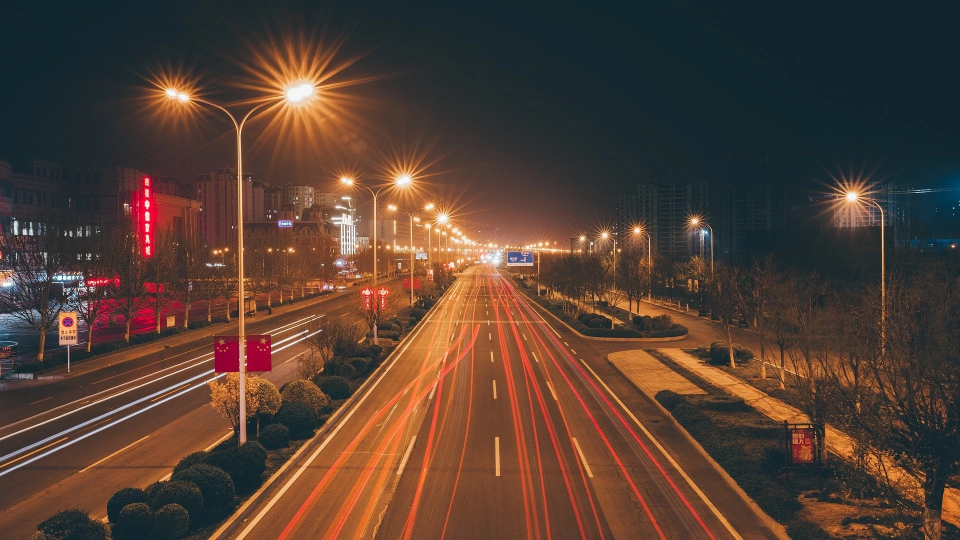
#> input picture Deep_Learning/OpenCV/images/road.jpg, 1920 x 1080 px (shown at 1/2 size)
$ python OpenCV41.py   (older library calls are emulated)
#> lines starting #> are read from the running program, lines starting #| are printed output that depends on the picture; after the words box and inside, x2 and y2 are one past the last pixel; in counts of white or black regions, pixels touching at a corner belong together
import cv2
import numpy as np

# 히스토그램
# 데이터의 분포를 몇 개의 구간으로 나누고 각 구간에 속하는 데이터를 시각적으로 표현한 막대그래프

src = cv2.imread('./images/road.jpg')
#> src is the input picture: shape (1080, 1920, 3); mean B, G, R 51.4, 62.8, 85.2
gray = cv2.cvtColor(src, cv2.COLOR_BGR2GRAY)
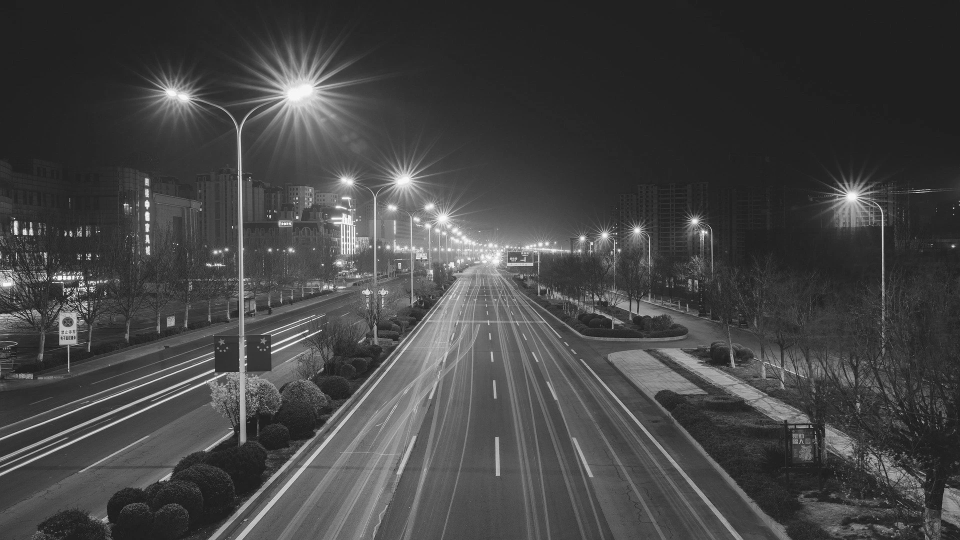
#> gray: shape (1080, 1920) (shown at 1/2 size); min 1, max 255, mean 68.2

result = np.zeros((src.shape[0], 256), dtype=np.uint8)

hist = cv2.calcHist([gray], [0], None, [256], [0, 256])
#> hist = 256 values, max 100997 at index 33, min 0 at index 0, mean 8100
cv2.normalize(hist, hist, 0, result.shape[0], cv2.NORM_MINMAX)

for x, y in enumerate(hist):
    cv2.line(result, (x, result.shape[0]),
             (x, result.shape[0] - np.int(y)), 255)
#> this loop made 256 passes
#> y on passes 1 to 3: [0], [0.0214], [0.0107]
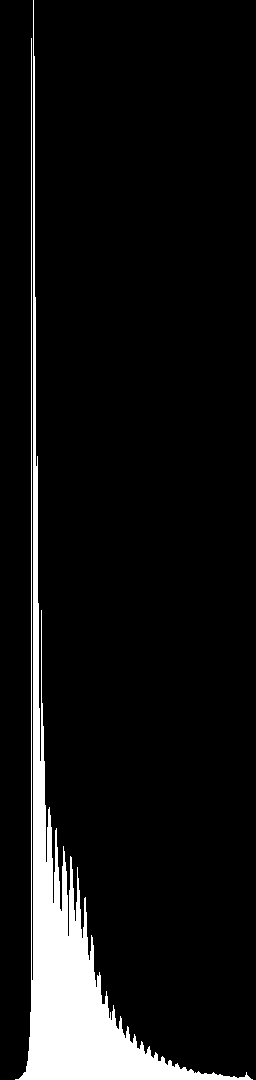
#> result: shape (1080, 256); 8% white; 1 white region, box (x1, y1, x2, y2) and area: (15, 0, 253, 1080) 22056

dst = np.hstack([gray, result])
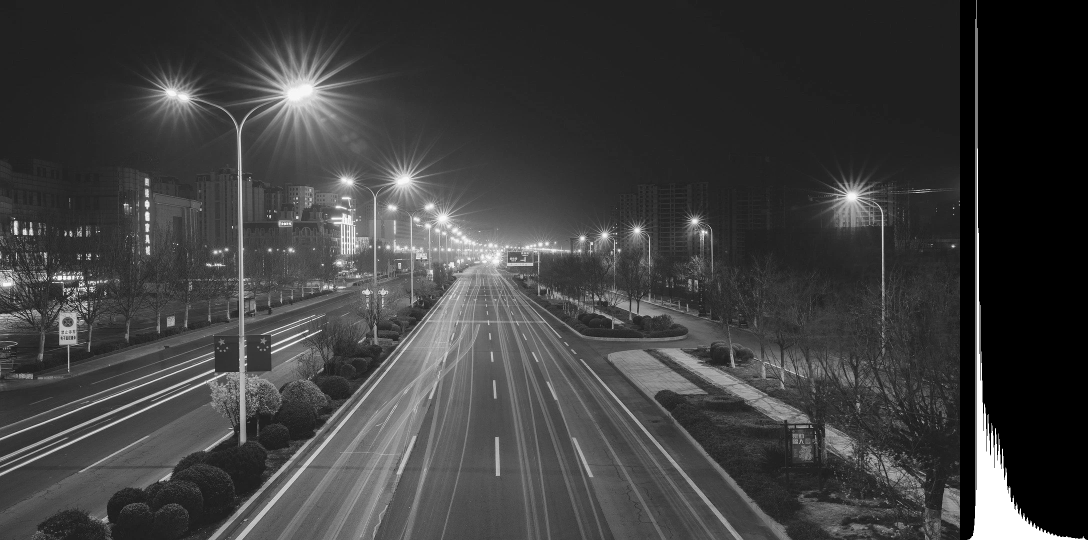
#> dst: shape (1080, 2176) (shown at 1/2 size); min 0, max 255, mean 62.6
dst_re = cv2.resize(dst, dsize=(0, 0), fx=0.5, fy=0.5,
                    interpolation=cv2.INTER_LINEAR)
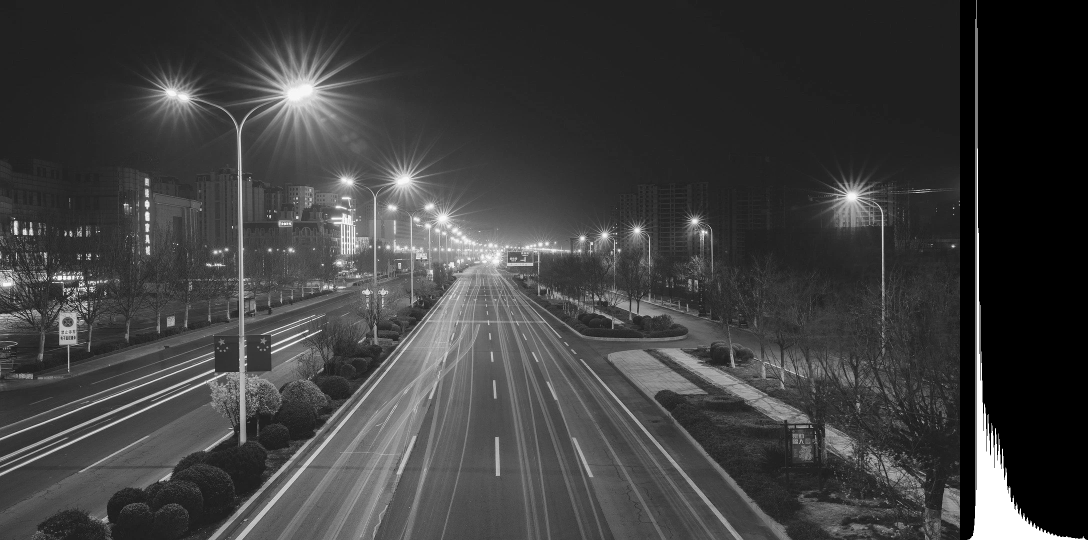
#> dst_re: shape (540, 1088); min 0, max 255, mean 62.7

cv2.imshow('dst', dst_re)
cv2.waitKey(0)
cv2.destroyAllWindows()

$ run again, with Deep_Learning/OpenCV/images/Billiard.jpg copied over Deep_Learning/OpenCV/images/road.jpg
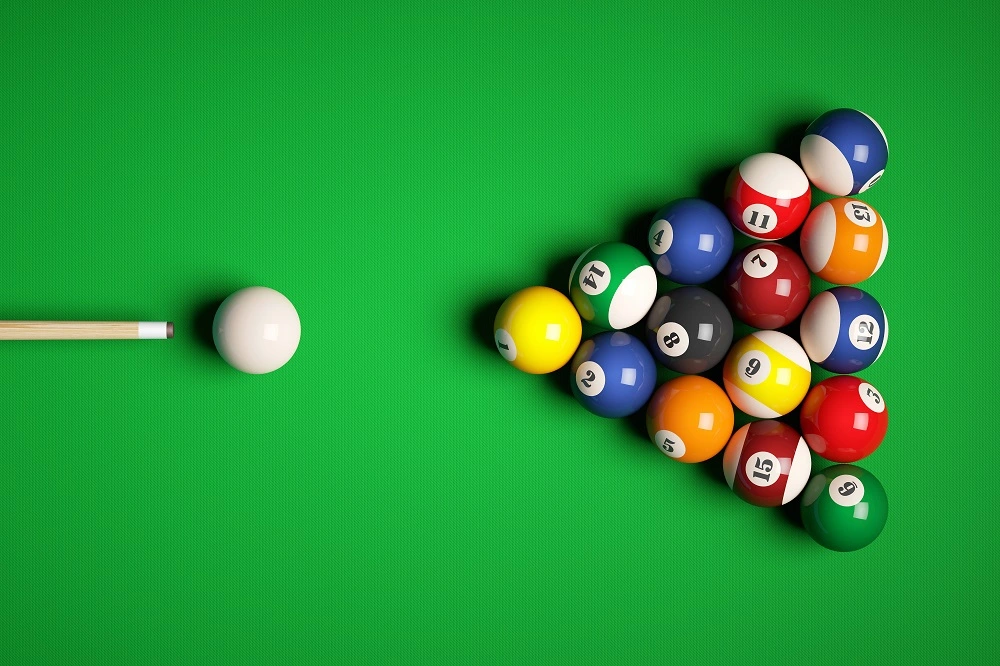
#> input picture Deep_Learning/OpenCV/images/Billiard.jpg, 1000 x 666 px
#> src is the input picture: shape (666, 1000, 3); mean B, G, R 57.3, 151.7, 40
#> hist = 256 values, max 20010 at index 107, min 15 at index 255, mean 2601.6
#> the loop `for x, y in enumerate(hist):` made 256 passes
#> y on passes 1 to 3: [0.799], [5.8], [14.19]
#> after the loop `for x, y in enumerate(hist):`:
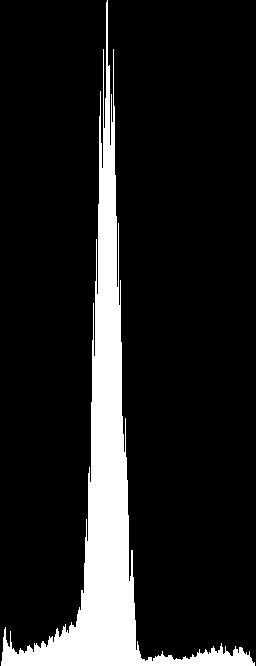
#> result: shape (666, 256); 12.9% white; 1 white region, box (x1, y1, x2, y2) and area: (1, 0, 255, 666) 21939
#> `dst = np.hstack([gray, result])`:
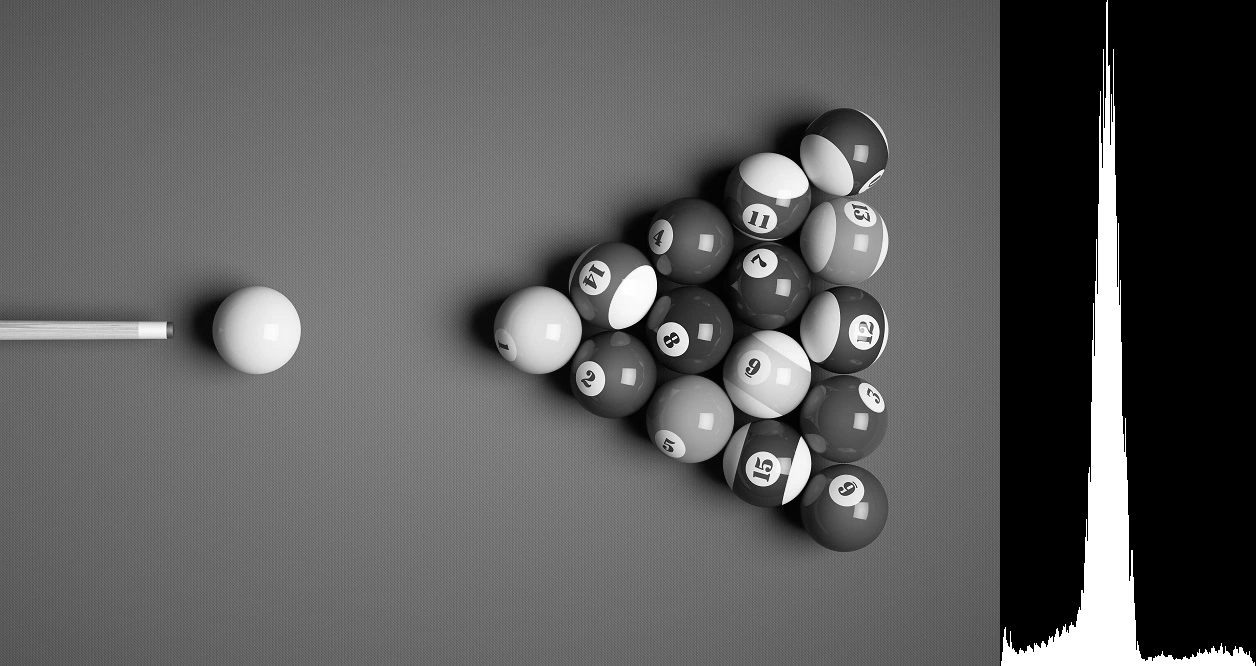
#> dst: shape (666, 1256); min 0, max 255, mean 92.3
